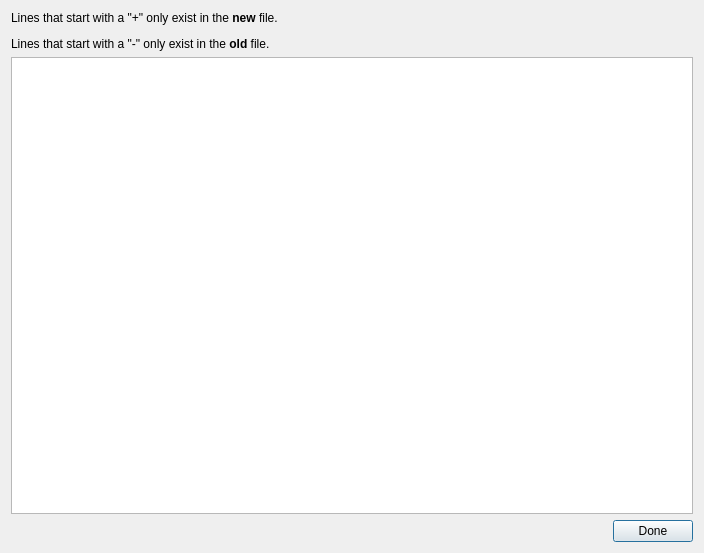
<?xml version="1.0" encoding="UTF-8"?>
<ui version="4.0">
 <class>DiffDisplayDialog</class>
 <widget class="QDialog" name="DiffDisplayDialog">
  <property name="geometry">
   <rect>
    <x>0</x>
    <y>0</y>
    <width>704</width>
    <height>553</height>
   </rect>
  </property>
  <property name="windowTitle">
   <string>Dialog</string>
  </property>
  <property name="windowIcon">
   <iconset resource="resources.qrc">
    <normaloff>:/res/images/update.svg</normaloff>:/res/images/update.svg</iconset>
  </property>
  <layout class="QVBoxLayout" name="verticalLayout">
   <item>
    <widget class="QLabel" name="label">
     <property name="text">
      <string>&lt;html&gt;&lt;head/&gt;&lt;body&gt;&lt;p&gt;Lines that start with a &amp;quot;+&amp;quot; only exist in the &lt;span style=&quot; font-weight:700;&quot;&gt;new&lt;/span&gt; file.&lt;/p&gt;&lt;p&gt;Lines that start with a &amp;quot;-&amp;quot; only exist in the &lt;span style=&quot; font-weight:700;&quot;&gt;old&lt;/span&gt; file.&lt;/p&gt;&lt;/body&gt;&lt;/html&gt;</string>
     </property>
    </widget>
   </item>
   <item>
    <widget class="QPlainTextEdit" name="diffView">
     <property name="styleSheet">
      <string notr="true">font: 9pt &quot;Monospace&quot;;</string>
     </property>
     <property name="readOnly">
      <bool>true</bool>
     </property>
    </widget>
   </item>
   <item>
    <layout class="QHBoxLayout" name="horizontalLayout">
     <item>
      <spacer name="horizontalSpacer">
       <property name="orientation">
        <enum>Qt::Horizontal</enum>
       </property>
       <property name="sizeHint" stdset="0">
        <size>
         <width>40</width>
         <height>20</height>
        </size>
       </property>
      </spacer>
     </item>
     <item>
      <widget class="QPushButton" name="doneButton">
       <property name="text">
        <string>Done</string>
       </property>
      </widget>
     </item>
    </layout>
   </item>
  </layout>
 </widget>
 <resources>
  <include location="resources.qrc"/>
 </resources>
 <connections/>
</ui>
